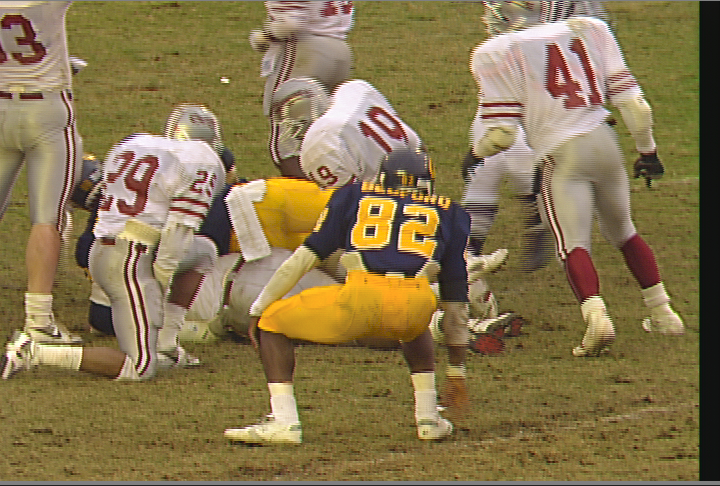
#> input picture lab4/original.png, 720 x 486 px
$ python ex3.py   (older library calls are emulated)
#> lines starting #> are read from the running program, lines starting #| are printed output that depends on the picture
import cv2
import numpy as np
import matplotlib.pyplot as plt


def sharpen_laplacian(img_f, weight):
    laplace = cv2.Laplacian(img_f, cv2.CV_32F)

    laplace_vis = cv2.convertScaleAbs(laplace)
    cv2.imwrite("laplace.png", laplace_vis)

    result = cv2.addWeighted(src1=img_f, alpha=1.0, src2=laplace, beta=-weight, gamma=0)
    return np.clip(result, 0, 255).astype(np.uint8)


img = cv2.imread("../original.png")
#> img is the input picture: shape (486, 720, 3); mean B, G, R 78.4, 117.5, 135.5
img_rgb = cv2.cvtColor(img, cv2.COLOR_BGR2RGB)

blurred = cv2.GaussianBlur(img_rgb, (3, 3), 0)

blurred_f = blurred.astype(np.float32)

weights = [0.2, 0.5, 1.0, 2.0, 3.0, 5.0, 10.0]

fig, axs = plt.subplots(4, 2, figsize=(10, 15))

# Obraz oryginalny
axs[0, 0].imshow(img_rgb)
axs[0, 0].set_title("Oryginalny wygładzony")
axs[0, 0].axis('off')

# Wyostrzanie dla każdej wagi
for i, w in enumerate(weights):
    row = (i + 1) // 2
    col = (i + 1) % 2
    sharpened = sharpen_laplacian(blurred_f, w)
    axs[row, col].imshow(sharpened)
    axs[row, col].set_title(f"W = {w}")
    axs[row, col].axis('off')
#> this loop made 7 passes
#> pass 1, in sharpen_laplacian, `laplace = cv2.Laplacian(img_f, cv2.CV_32F)`:
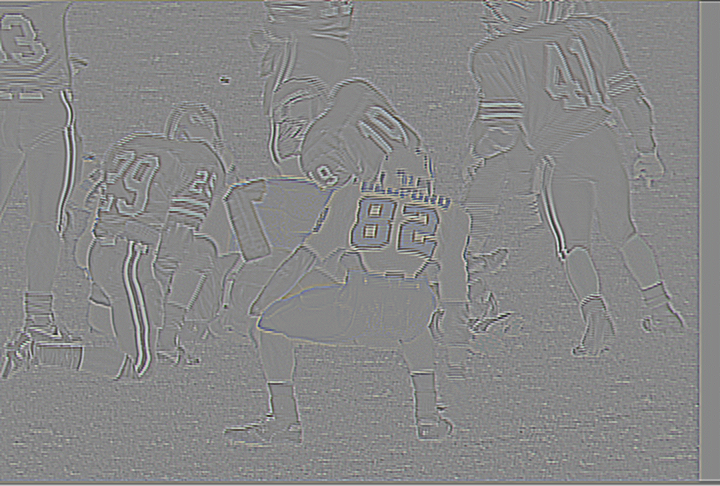
#> laplace: shape (486, 720, 3) float32; mean R, G, B 0.1, 0, 0; drawn with min black and max white
#> pass 1, in sharpen_laplacian, `laplace_vis = cv2.convertScaleAbs(laplace)`:
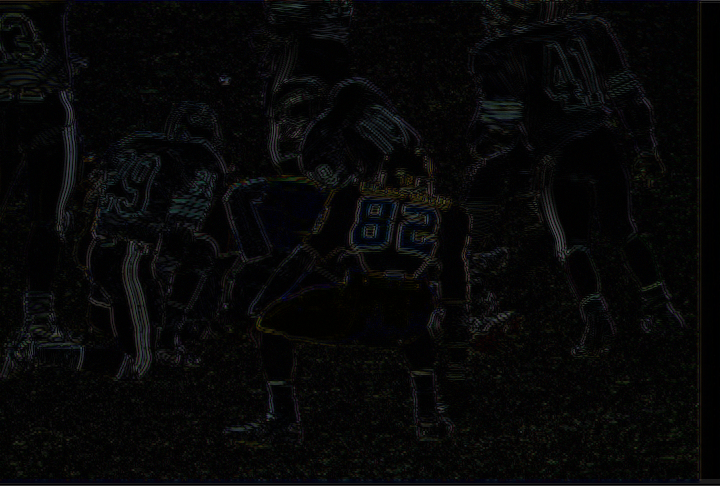
#> laplace_vis: shape (486, 720, 3); mean R, G, B 7, 7.2, 7.3

plt.tight_layout()
plt.savefig("wyostrzanie_laplace.png", dpi=300)
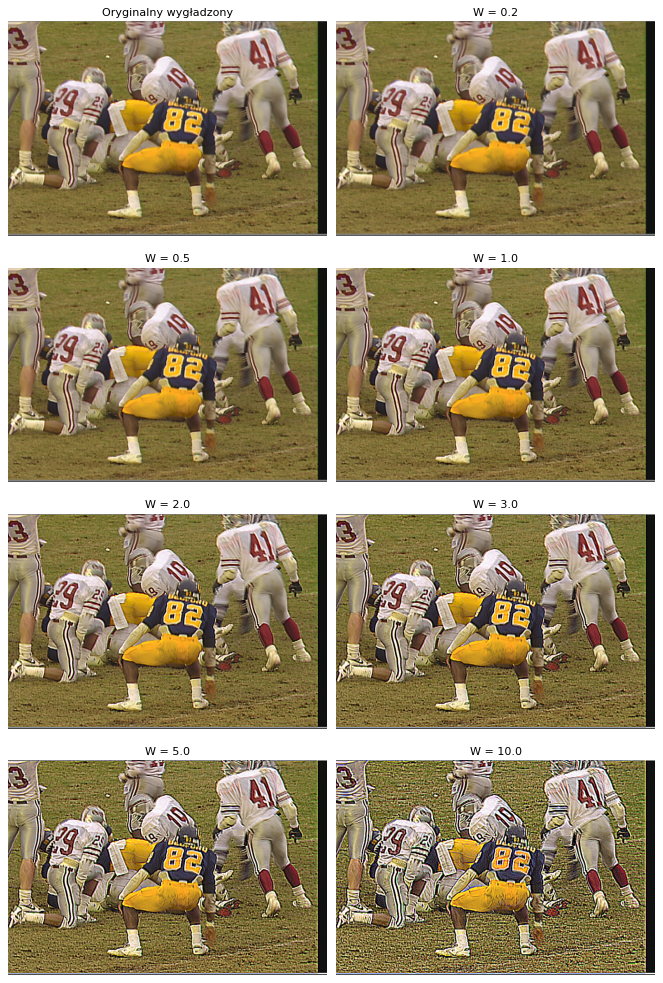
#> figure drawn by matplotlib, 8 panels
plt.show()
